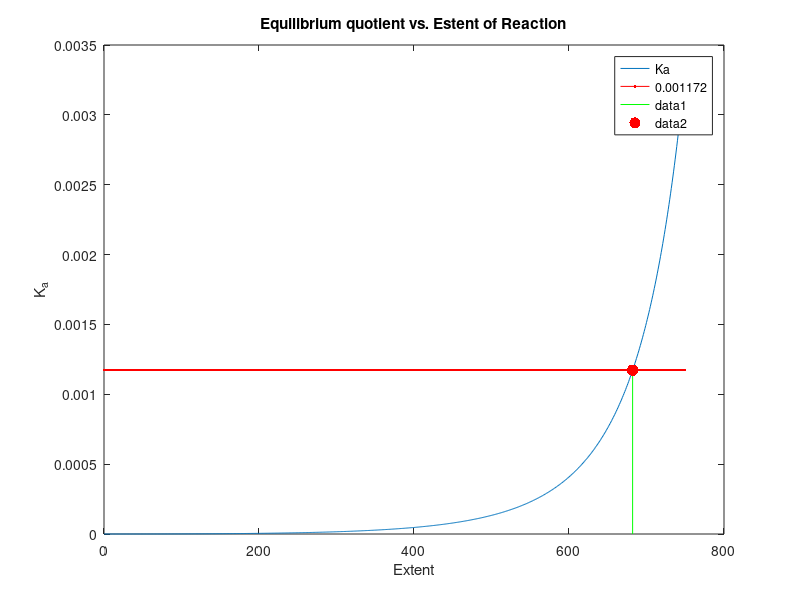
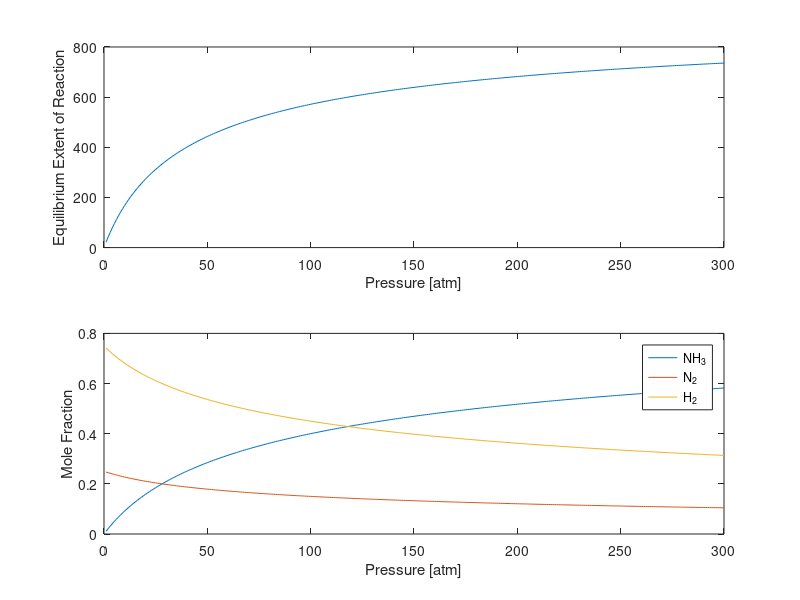

Here is the MATLAB script that generated these plots, in order:
%% Equilibrium Extent of Reaction

%% Version One. Plot and estimate a solution.
%
% Teaching points of this demonstration:
%
% * Use of an anonymous function.
% * Use of arrayfun to evaluate a function over a range of values.
% * Use of fzero

%% 
% Create an anonymous function for the equilibrium quotient
P = 200;
Ka = @(x) ((2*x)^2 * (4000-2*x)^2) / ((1000 - x)*(3000-3*x)^3*P^2);

%%
% Create a plot using arrayfun
figure(1);

x = 0:750;
plot(x,arrayfun(Ka,x));
title('Equilibrium quotient vs. Estent of Reaction');
xlabel('Extent');
ylabel('K_a');

%% Estimate a solution from the plot
% Plot the value 0.001172
hold on;
plot(x,0.001172,'r');
hold off;
legend('Ka','0.001172','location','best');


%% Find a solution using fzero

f = @(x) Ka(x) - 0.001172;
xsoln = fzero(f,[0, 999]);

hold on;
plot([xsoln,xsoln],[0 0.001172],'g');
plot(xsoln,0.001172,'r.','Markersize',25);
hold off;
disp(['Equilibrium Extent of Reaction = ',num2str(xsoln),' kgmol/hr']);

%% A more elaborate model.

% Molar flowrates

nN = @(x) 1000 - x;
nH = @(x) 3000 - 3*x;
nA = @(x) 2*x;

nT = @(x) nN(x) + nH(x) + nA(x);

% Mole fractions

yN = @(x) nN(x)/nT(x);
yH = @(x) nH(x)/nT(x);
yA = @(x) nA(x)/nT(x);

% Equlibrium Extent of Reaction

Ka = @(P,x) (yA(x)^2)/(yN(x)*yH(x)^3*P^2);
x = @(P) fzero(@(x) Ka(P,x) - 0.001172 ,[0,999]);

figure(2);
p = 1:300;
xsoln = arrayfun(x,p);

subplot(2,1,1);
plot(p,xsoln);
xlabel('Pressure [atm]');
ylabel('Equilibrium Extent of Reaction');

subplot(2,1,2);
plot(p,arrayfun(yA,xsoln),p,arrayfun(yN,xsoln),p,arrayfun(yH,xsoln));
legend('NH_3','N_2','H_2');
xlabel('Pressure [atm]');
ylabel('Mole Fraction');

